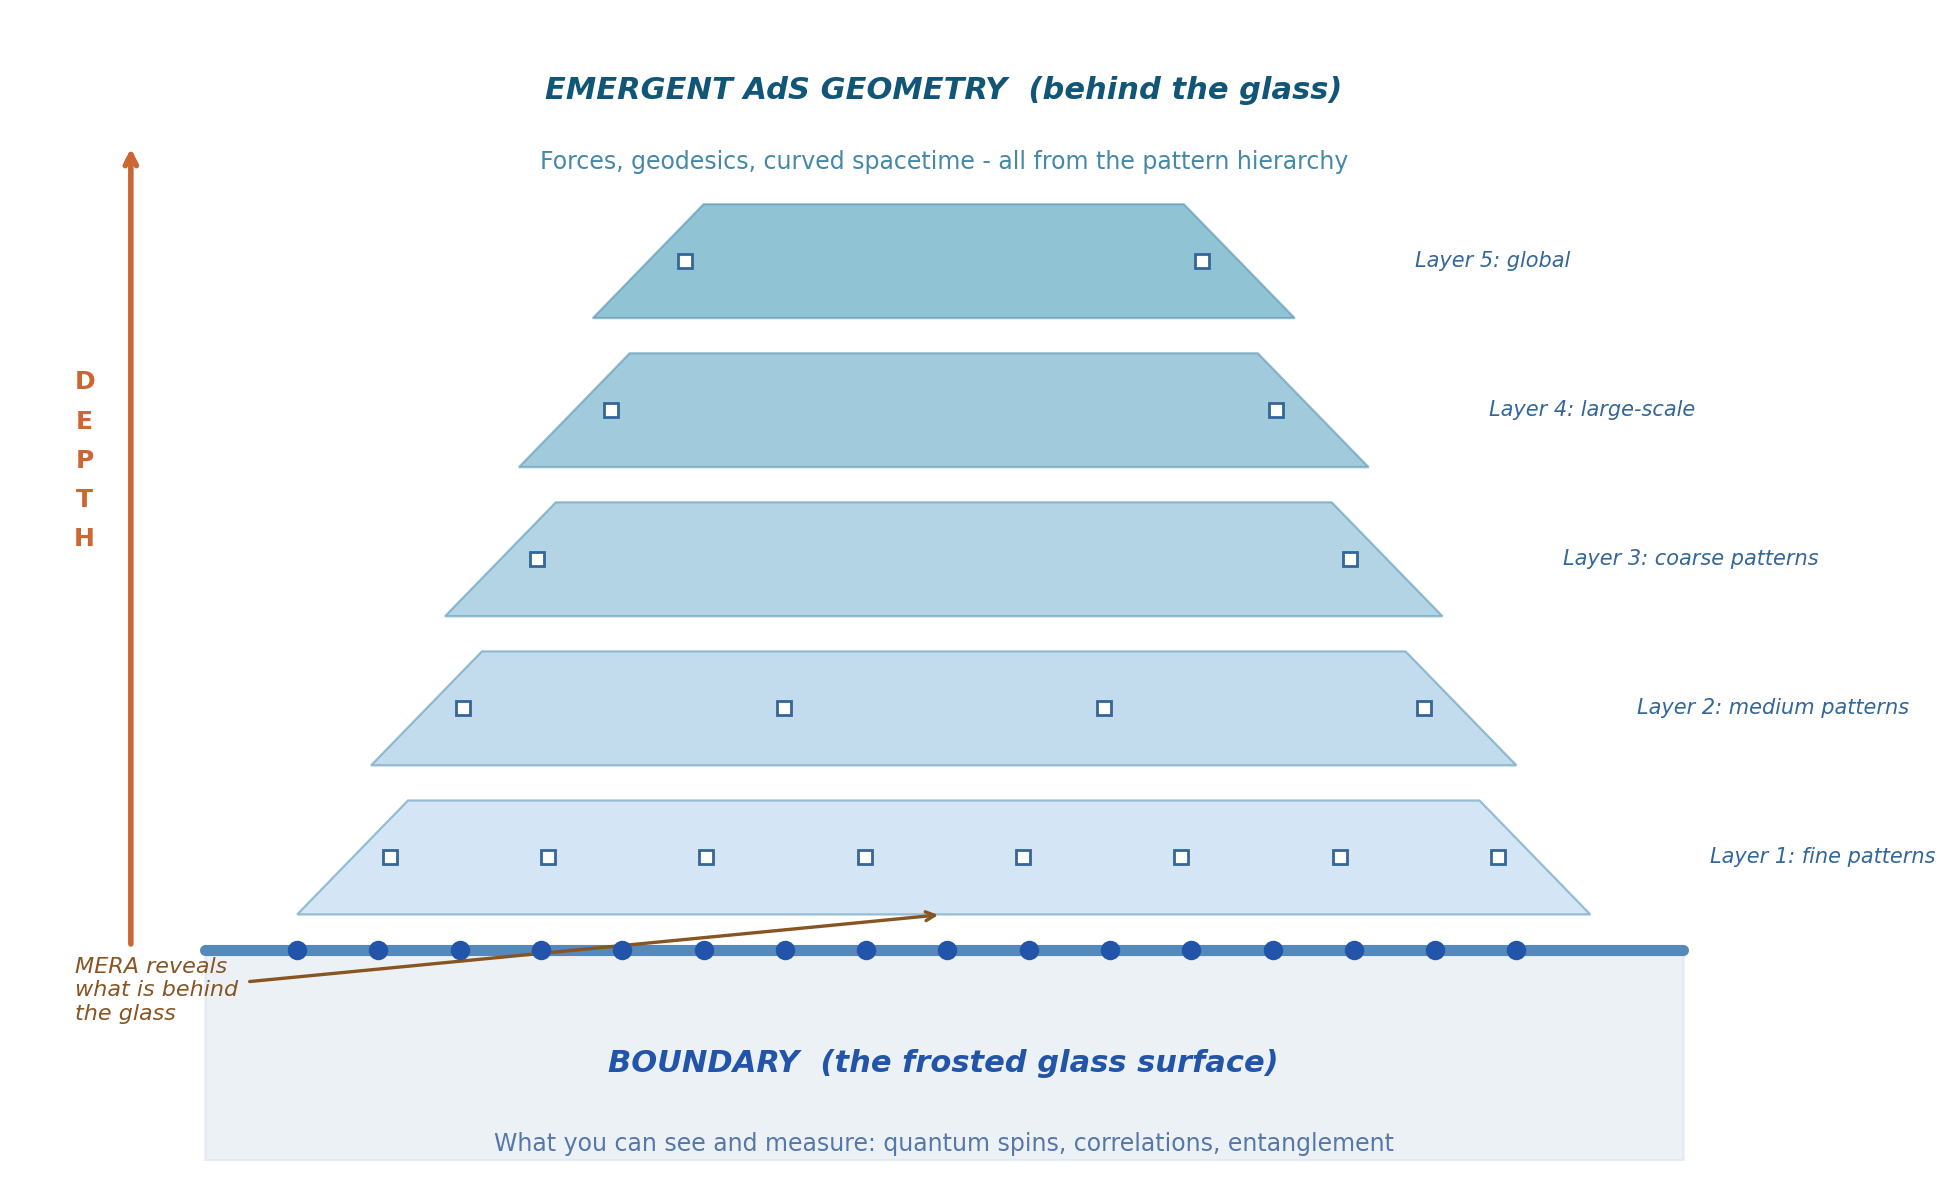

Generate this figure with Python:
"""Create a 'frosted glass' diagram showing boundary = surface, MERA = depth, bulk = behind the glass."""
import matplotlib.pyplot as plt
import matplotlib.patches as mpatches
import numpy as np

fig, ax = plt.subplots(1, 1, figsize=(10, 6))
ax.set_xlim(0, 10)
ax.set_ylim(0, 6.5)
ax.axis('off')

# The frosted glass surface (boundary)
glass_x = [1, 9]
glass_y = [1.2, 1.2]
ax.plot(glass_x, glass_y, color='#5588bb', linewidth=4, solid_capstyle='round')
ax.fill_between([1, 9], [0, 0], [1.2, 1.2], color='#d0dde8', alpha=0.4)

# Boundary label and dots (qubits)
for i in range(16):
    x = 1.5 + i * 0.44
    ax.plot(x, 1.2, 'o', color='#2255aa', markersize=6, zorder=5)
ax.text(5, 0.5, 'BOUNDARY  (the frosted glass surface)', ha='center', fontsize=11,
        color='#2255aa', fontweight='bold', style='italic')
ax.text(5, 0.05, 'What you can see and measure: quantum spins, correlations, entanglement',
        ha='center', fontsize=8.5, color='#5577aa')

# MERA layers (depth behind the glass)
layer_colors = ['#aaccee', '#88bbdd', '#66aacc', '#4499bb', '#2288aa']
layer_labels = ['Layer 1: fine patterns', 'Layer 2: medium patterns', 'Layer 3: coarse patterns',
                'Layer 4: large-scale', 'Layer 5: global']
for i, (color, label) in enumerate(zip(layer_colors, layer_labels)):
    y_bot = 1.4 + i * 0.85
    y_top = y_bot + 0.65
    # Narrowing trapezoid
    shrink = i * 0.4
    ax.fill([1.5 + shrink, 8.5 - shrink, 8.2 - shrink - 0.3, 1.8 + shrink + 0.3],
            [y_bot, y_bot, y_top, y_top],
            color=color, alpha=0.5, edgecolor='#4488aa', linewidth=0.8)
    # Nodes in this layer
    n_nodes = max(2, 16 // (2 ** (i + 1)))
    for j in range(n_nodes):
        nx = 2.0 + shrink + j * (6.0 - 2 * shrink) / max(1, n_nodes - 1)
        ny = (y_bot + y_top) / 2
        ax.plot(nx, ny, 's', color='white', markersize=5, markeredgecolor='#336699', zorder=5)
    # Label
    ax.text(9.0 - shrink + 0.15, (y_bot + y_top) / 2, label, fontsize=7.5,
            va='center', color='#336699', fontstyle='italic')

# Top label: the bulk
y_top_final = 1.4 + 5 * 0.85 + 0.1
ax.text(5, y_top_final + 0.3, 'EMERGENT AdS GEOMETRY  (behind the glass)',
        ha='center', fontsize=11, color='#115577', fontweight='bold', style='italic')
ax.text(5, y_top_final - 0.1, 'Forces, geodesics, curved spacetime - all from the pattern hierarchy',
        ha='center', fontsize=8.5, color='#4488aa')

# Arrows showing "depth"
ax.annotate('', xy=(0.6, 5.8), xytext=(0.6, 1.2),
            arrowprops=dict(arrowstyle='->', color='#cc6633', lw=2))
ax.text(0.35, 3.5, 'D\nE\nP\nT\nH', ha='center', fontsize=9, color='#cc6633',
        fontweight='bold', linespacing=1.8)

# "Wiping the glass" annotation
ax.annotate('MERA reveals\nwhat is behind\nthe glass', xy=(5, 1.4), xytext=(0.3, 0.8),
            fontsize=8, color='#885522', fontstyle='italic',
            arrowprops=dict(arrowstyle='->', color='#885522', lw=1.2))

plt.tight_layout()
plt.savefig('D:/quantum-worldline/research/learning/frosted_glass_diagram.png', dpi=200, bbox_inches='tight',
            facecolor='white')
print("Saved frosted_glass_diagram.png")
